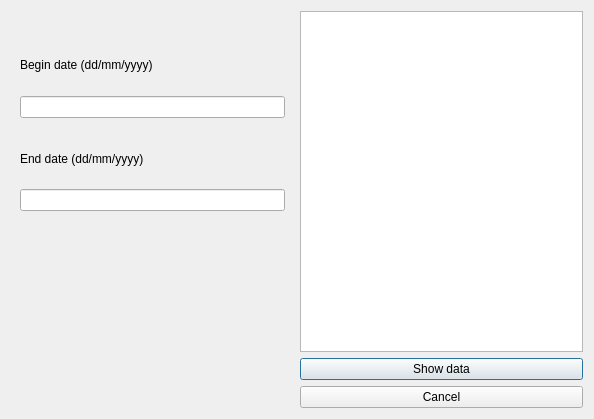
<?xml version="1.0" encoding="UTF-8"?>
<ui version="4.0">
 <class>TimeWindow</class>
 <widget class="QDialog" name="TimeWindow">
  <property name="geometry">
   <rect>
    <x>0</x>
    <y>0</y>
    <width>594</width>
    <height>419</height>
   </rect>
  </property>
  <property name="windowTitle">
   <string>Dialog</string>
  </property>
  <layout class="QHBoxLayout" name="horizontalLayout">
   <item>
    <layout class="QVBoxLayout" name="verticalLayout">
     <item>
      <spacer name="verticalSpacer_3">
       <property name="orientation">
        <enum>Qt::Vertical</enum>
       </property>
       <property name="sizeType">
        <enum>QSizePolicy::Maximum</enum>
       </property>
       <property name="sizeHint" stdset="0">
        <size>
         <width>20</width>
         <height>20</height>
        </size>
       </property>
      </spacer>
     </item>
     <item>
      <widget class="QStackedWidget" name="stackedWidget">
       <property name="currentIndex">
        <number>0</number>
       </property>
       <widget class="QWidget" name="page">
        <layout class="QVBoxLayout" name="verticalLayout_3">
         <item>
          <widget class="QLabel" name="beginLabel">
           <property name="text">
            <string>Begin date (dd/mm/yyyy)</string>
           </property>
          </widget>
         </item>
         <item>
          <widget class="QLineEdit" name="beginEdit"/>
         </item>
         <item>
          <spacer name="verticalSpacer">
           <property name="orientation">
            <enum>Qt::Vertical</enum>
           </property>
           <property name="sizeType">
            <enum>QSizePolicy::Maximum</enum>
           </property>
           <property name="sizeHint" stdset="0">
            <size>
             <width>20</width>
             <height>10</height>
            </size>
           </property>
          </spacer>
         </item>
         <item>
          <widget class="QLabel" name="endLabel">
           <property name="text">
            <string>End date (dd/mm/yyyy)</string>
           </property>
          </widget>
         </item>
         <item>
          <widget class="QLineEdit" name="endEdit"/>
         </item>
        </layout>
       </widget>
       <widget class="QWidget" name="page_2">
        <layout class="QGridLayout" name="gridLayout">
         <item row="0" column="0">
          <widget class="QCalendarWidget" name="calendarWidget"/>
         </item>
        </layout>
       </widget>
      </widget>
     </item>
     <item>
      <spacer name="verticalSpacer_2">
       <property name="orientation">
        <enum>Qt::Vertical</enum>
       </property>
       <property name="sizeHint" stdset="0">
        <size>
         <width>20</width>
         <height>40</height>
        </size>
       </property>
      </spacer>
     </item>
    </layout>
   </item>
   <item>
    <layout class="QVBoxLayout" name="verticalLayout_2">
     <item>
      <widget class="QTextEdit" name="infoEdit"/>
     </item>
     <item>
      <widget class="QPushButton" name="showButton">
       <property name="text">
        <string>Show data</string>
       </property>
      </widget>
     </item>
     <item>
      <widget class="QPushButton" name="cancelButton">
       <property name="text">
        <string>Cancel</string>
       </property>
      </widget>
     </item>
    </layout>
   </item>
  </layout>
 </widget>
 <resources/>
 <connections/>
</ui>
